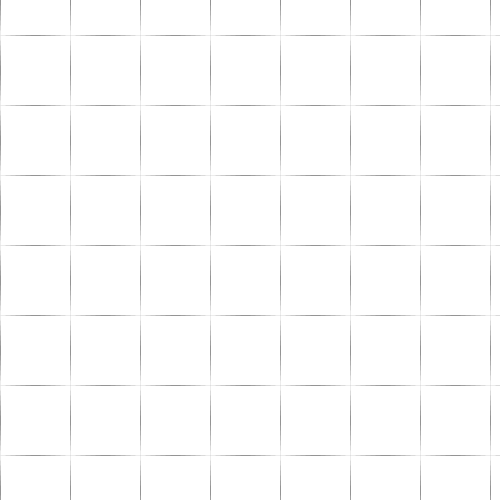
Frame 1 (no input)
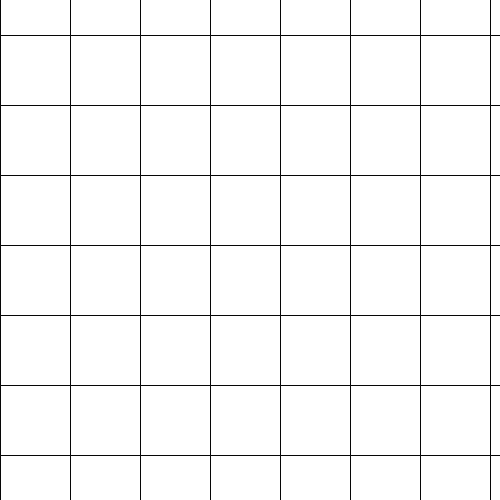
Frame 60 (the mouse pressed at the canvas centre just before this capture)
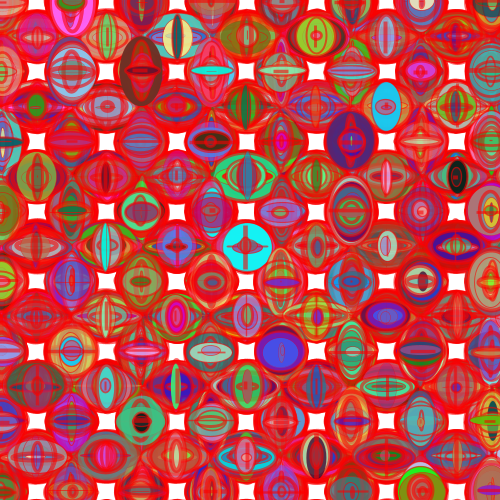
Frame 120 (the mouse held since frame 60 and released just before this capture)

The Processing sketch that drew these frames (run headless with seeded random() and noise(); from frame 60 on, the mouse is pressed at the canvas centre):

// Processing sketch: processing_38020
// ── processing_38020.pde

void setup (){
  size(500, 500);
  background(255, 255, 255);
  smooth();
}
 
void draw (){
  //declaring variables
  float xPos;
  float yPos;
  float coloring;
  //nested for loops 
  //defines the x coordinate
  for (int x = 0; x<= width; x+=70) 
  {
    //defines y coordinate
      for (int y= 0; y<=height; y+=70) 
      {
        //concentric ellipses
        for (int ellipseSize = 70; ellipseSize >= 0; ellipseSize -=10) 
        {
          //determining position by grid
          xPos = x + random(mouseX/70);
          yPos = y + random(mouseX/70);
          //somewhat random color change from left to right
          coloring = map(255, 0, mouseX, 0, 0);
          fill(random(coloring, 255), random(coloring, 255), random(coloring, 255), random(coloring,255));

          //controlled stroke color change from left to right
          stroke(mouseX, 0, 0, 150);
          //increasingly somewhat random stroke weight from left to right
          strokeWeight(random(mouseX/50));
          
          //ellipses with random width increasing left to right
          ellipse(xPos, yPos, random(mouseX/5), ellipseSize);
          
          //ellipses with random length increasing left to right
          ellipse(yPos+35, xPos+35, ellipseSize, random(mouseX/5));
          
        }
      }  
  }
}
